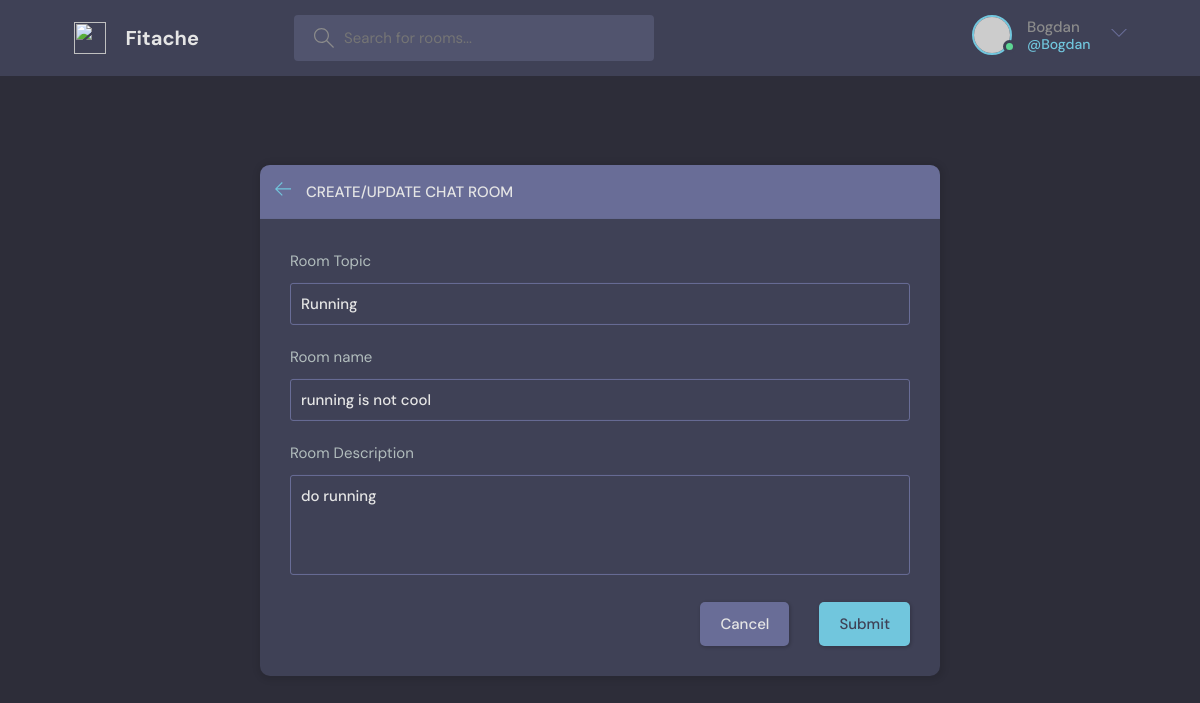
The page /update-room/12/ (signed in) on the database its author committed.
### base/models.py (models this page shows, shortened)
class Room(models.Model):
  host =  models.ForeignKey(User, on_delete = models.SET_NULL, null = True)
  topic = models.ForeignKey(Topic, on_delete = models.SET_NULL, null = True)
  name = models.CharField(max_length=200) #max_length required
  description = models.TextField(null = True, blank = True) #null is default False , true means it can be blank
  participants = models.ManyToManyField(User, related_name='participants', blank=True) #related name needed because we already use User above
  updated = models.DateTimeField(auto_now=True) #when save is called, take timestamp
  created = models.DateTimeField(auto_now_add=True) #takes timestamp when created
  class Meta:
    ordering = ['-updated', '-created'] #dash creates it in descending order

class Topic(models.Model):
  name = models.CharField(max_length=200)

### base/views.py (the view, shortened to what this page needs)
# urls.py: path('update-room/<str:pk>/', views.updateRoom, name = "update-room"),
@login_required(login_url='login')
def updateRoom(request, pk):
    room = Room.objects.get(id = pk)
    form = RoomForm(instance = room)
    topics = Topic.objects.all()
    if request.user != room.host:
        return HttpResponse('You are not allowed here')
    context = {'form' : form, 'topics' : topics, 'room' : room}
    return render(request, 'base/room_form.html', context)

### base/forms.py
class RoomForm(ModelForm):
  class Meta:
    model = Room
    fields = '__all__' #creates all fields from Room (host, topic, name etc)
    exclude = ['host', 'participants']

### base/templates/base/room_form.html (shortened to what this page needs)
{% extends 'main.html' %}
{% block content %}
  <main class="create-room layout">
    <div class="container">
      <div class="layout__box">
        <div class="layout__boxHeader">
          <div class="layout__boxTitle">
            <a href="{% url 'home' %}">
              <svg version="1.1" xmlns="http://www.w3.org/2000/svg" width="32" height="32" viewBox="0 0 32 32">
                <title>arrow-left</title>
                <path
                  d="M13.723 2.286l-13.723 13.714 13.719 13.714 1.616-1.611-10.96-10.96h27.625v-2.286h-27.625l10.965-10.965-1.616-1.607z">
                </path>
              </svg>
            </a>
            <h3>Create/update Chat Room</h3>
          </div>
        </div>
        <div class="layout__body">
          <form class="form" action="" method = "POST">
            <div class="form__group">
              <label for="room_topic">Room Topic</label>
              <input type = "text" name = "topic" value = "{{room.topic.name}}" required list = "topic-list" />
            </div>
            <div class="form__group">
              <label for="room_name">Room name</label>
              {{ form.name  }}
            </div>
            <div class="form__group">
              <label for="room_description">Room Description</label>
              {{ form.description  }}
            </div>
            <div class="form__action">
              <a class="btn btn--dark" href="{% url 'home' %}">Cancel</a>
              <button class="btn btn--main" type="submit">Submit</button>
            </div>
          </form>
        </div>
      </div>
    </div>
  </main>
{% endblock content %}

### templates/navbar.html (shortened to what this page needs)
<header class="header header--loggedIn">
  <div class="container">
    <a href="{% url 'home' %}" class="header__logo">
      <img src="assets/logo.svg" />
      <h1>Fitache</h1>
    </a>
    <form class="header__search" method = "GET" action = "{% url 'home' %}">
      <label>
        <input name = "q" placeholder="Search for rooms..." />
      </label>
    </form>
    <nav class="header__menu">
      {% if request.user.is_authenticated %}
      <div class="header__user">
        <a href="profile.html">
          <div class="avatar avatar--medium active">
            <img src="https://randomuser.me/api/portraits/men/37.jpg" />
          </div>
          <p>{{request.user.username}} <span>@{{request.user.username}}</span></p>
        </a>
        <button class="dropdown-button">
          <svg
            version="1.1"
            xmlns="http://www.w3.org/2000/svg"
            width="32"
            height="32"
            viewBox="0 0 32 32"
          >
            <title>chevron-down</title>
            <path d="M16 21l-13-13h-3l16 16 16-16h-3l-13 13z"></path>
          </svg>
        </button>
      </div>
      {% else %}
      <a href="{% url 'login' %}">
        <img src="./assets/avatar.svg" />
        <p>Login</p>
      </a>
      {% endif %}
    </nav>
  </div>
</header>

### rows shown on the page
Room: topic "Running", name "running is not cool", description "do running"

### other values the page prints
{{ request.user.username }} "Bogdan"
